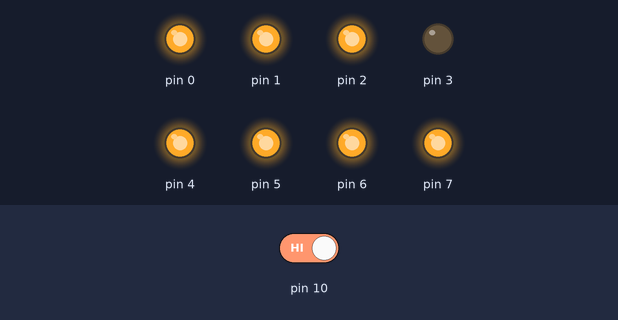
A sketch run on a simulated Arduino Uno, built with avr-gcc and run on an emulated ATmega328P. Shown: output pins drawn as LEDs (lit = HIGH). The inputs (shaded band) are chosen by the test bench; at power-on: pin 10 HIGH. Random numbers use the default seed unless the sketch sets one.

Above: at 1.3 s.
1.4 s: pin 10 driven LOW
At 2.4 s:
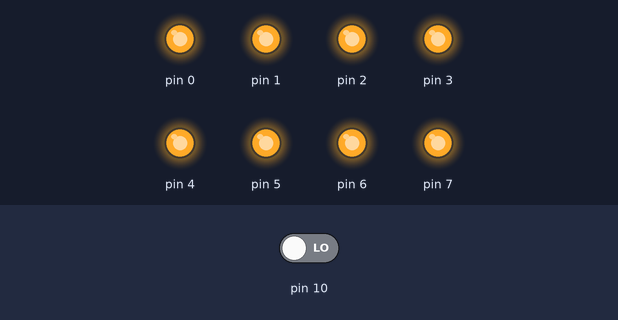
3.0 s: pin 10 driven HIGH
At 3.14 s:
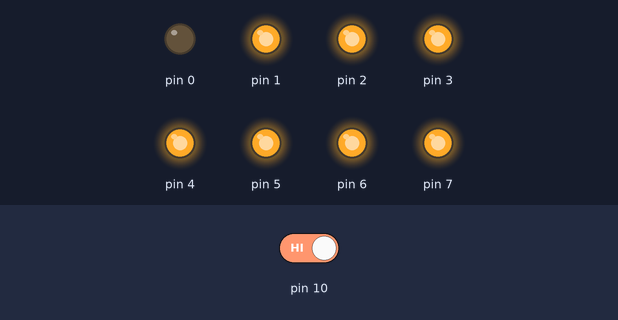
At 3.89 s:
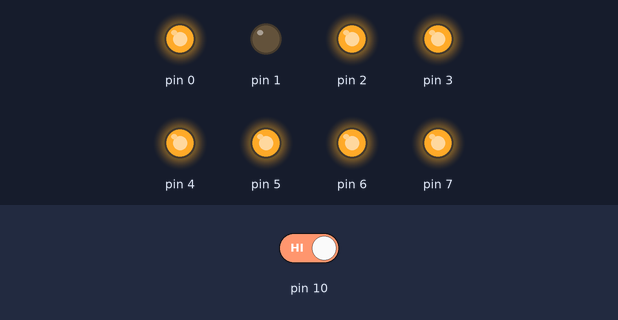
Timing chart, 0 to 19.0 s (numbered marks = the images above; inputs shaded):
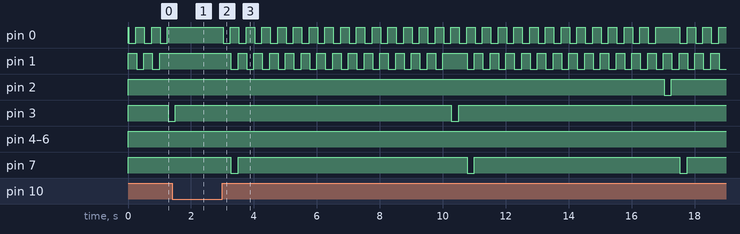

Measured:
- after the input at 3.0 s, pin 0: HIGH → LOW at once, → HIGH 0.23 s later, → LOW 0.27 s later, → HIGH 0.23 s later, … (62 changes in this stretch); pin 1: goes 13 × (LOW 0.23 s, HIGH 0.27 s), LOW 0.23 s, HIGH 0.77 s, 16 × (LOW 0.23 s, HIGH 0.27 s), then LOW, starting after 0.27 s
- by itself, pin 0: repeats every 0.50 s: LOW 0.23 s, HIGH 0.27 s
- by itself, pin 1: alternates HIGH for 0.27 s and LOW for 0.23 s

The sketch:

System3_v3.ino
```cpp
unsigned int SOA = 250;
unsigned int HTime = 230;
unsigned char RandomRange = 10;
unsigned char StdSequence[] = {1,2};
unsigned char DevSequence[] = {4,8};

unsigned char DevCount = 0;

void setup() {

  for (int i=0;i<8;i++){
    pinMode(i,OUTPUT);
  }

  pinMode(10,INPUT);
  randomSeed(analogRead(0));

}

void loop() {
  while(digitalRead(10) == 0){
    WriteByte(~0x00);
  }
  while(digitalRead(10) == 1){
    for (int i=0;i<sizeof(StdSequence);i++){
      WriteByte(~0x00);
      delay(SOA-HTime);
      if (random(RandomRange) == 0 && DevCount == 0){
        DevCount = 1;
        WriteByte(~DevSequence[i]);
      }else if(DevCount != 0){
        switch (DevCount){
          case 1:
            DevCount = 2;
            WriteByte(~StdSequence[i]);
            break;

          case 2:
            DevCount = 0;
            WriteByte(~(StdSequence[i] | 0x80));
            break;
        }
      }else{
          WriteByte(~StdSequence[i]);
      }
      delay(HTime);
    }
  }
}

void WriteByte(unsigned char Data){
    for(int i=0;i<8;i++){
        digitalWrite(i,((Data>>i)&0x01));
    }
}
```
